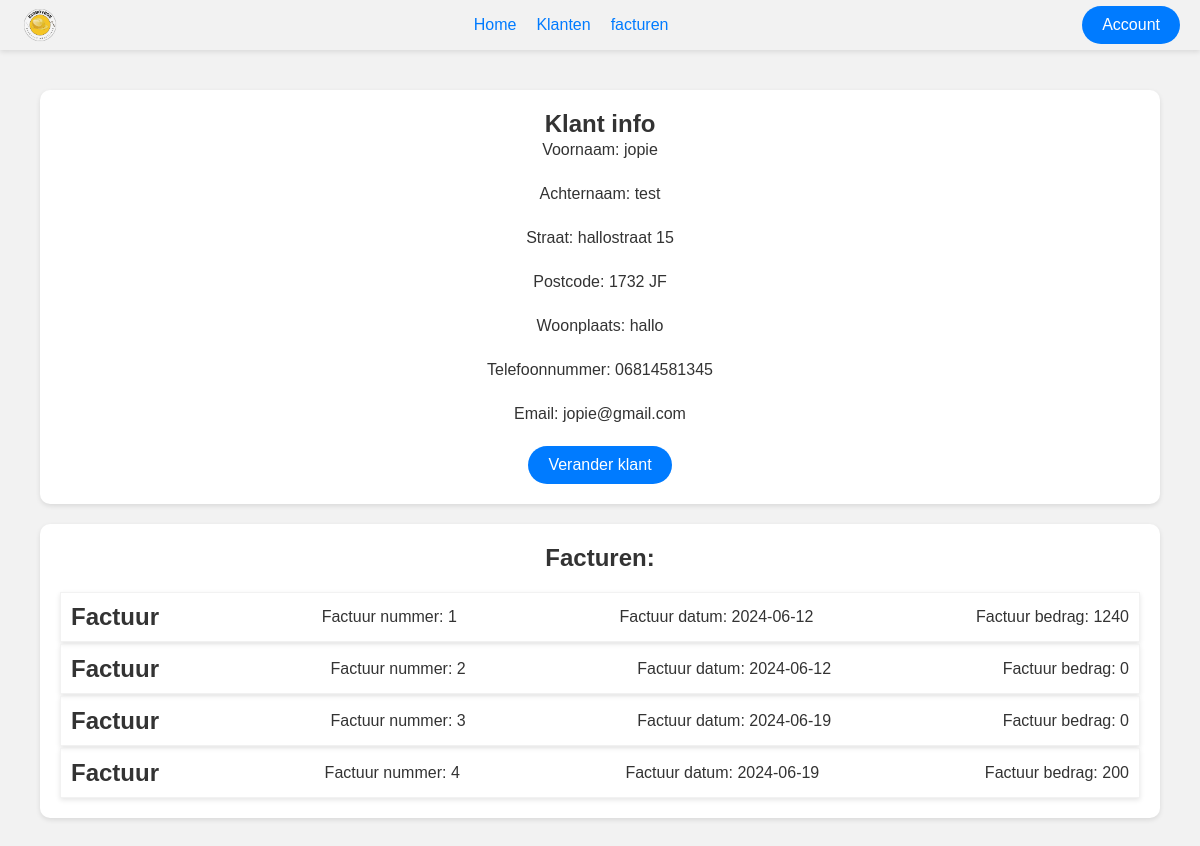
The app's page /Public/Klanten/klantInfo.php?id=1, older data.
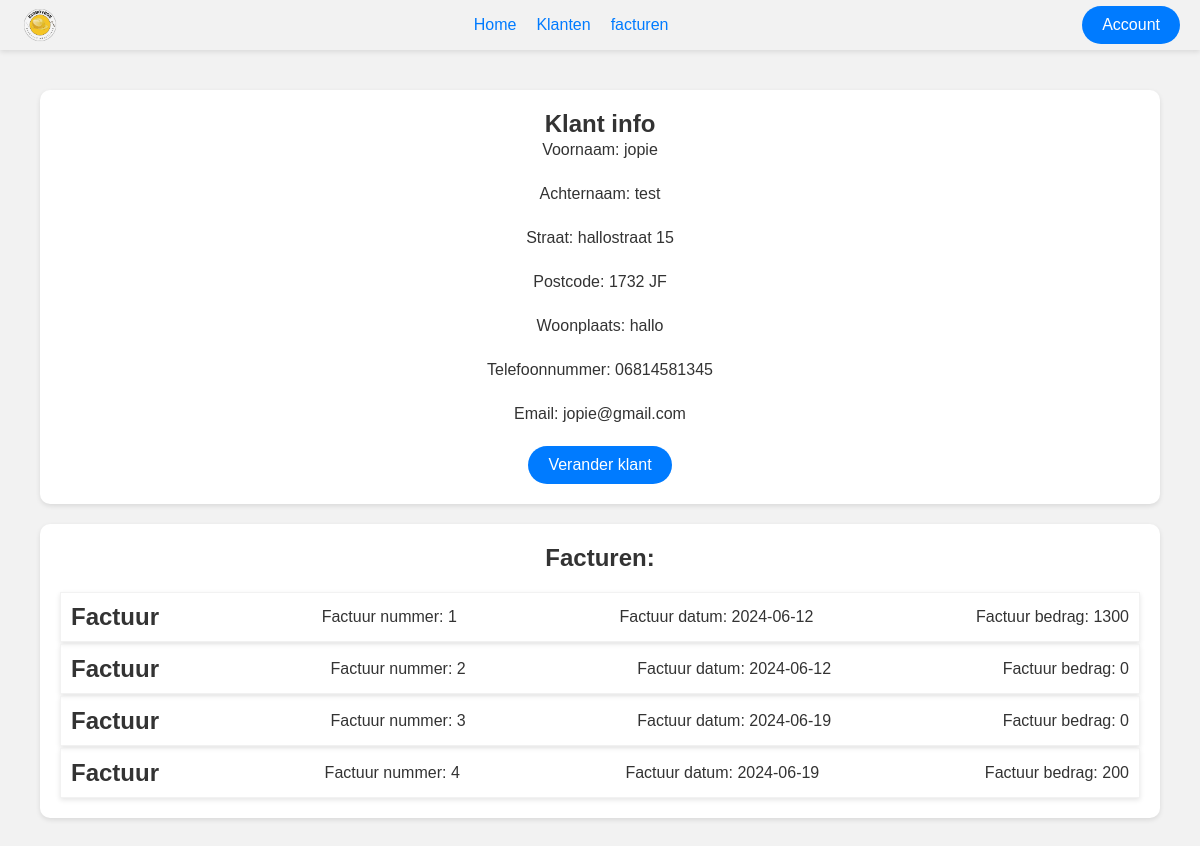
The same page, newer data.
### tables this page shows
CREATE TABLE `klant` (
  `klantId` int(255) NOT NULL,
  `voornaam` varchar(255) NOT NULL,
  `achternaam` varchar(255) NOT NULL,
  `email` varchar(255) DEFAULT NULL,
  `woonplaats` varchar(255) DEFAULT NULL,
  `straat` varchar(255) DEFAULT NULL,
  `postcode` varchar(255) DEFAULT NULL,
  `telefoonnummer` varchar(255) DEFAULT NULL
);

CREATE TABLE `factuur` (
  `factuur_id` int(11) NOT NULL,
  `klant_id` int(11) NOT NULL,
  `datum` varchar(32) NOT NULL,
  `totaal_bedrag` int(11) NOT NULL
);

### src/src/klanten.php (called while the page is built, shortened)
<?php
include('database.php');
class Klanten extends Database
{
    public function getKlant($id)
    {
        $query = "SELECT * FROM klant WHERE klantId = '$id';";
        return parent::voerQueryUit($query);
    }
}

### src/src/database.php (called while the page is built, shortened)
<?php
class Database
{
    private $connectie;
    public function __construct()
    {
        $this->connectie = new PDO("mysql:host=" . DB_HOST . ";dbname=" . DB_NAME, DB_USER, DB_PASS);
    }
    public function voerQueryUit($query)
    {
        if(str_contains($query, 'SELECT')){
            $result = $this->connectie->query($query);
            $rows = $result->fetchAll(PDO::FETCH_ASSOC);
            return $rows;
        }else{
            $result = $this->connectie->exec($query);
            return $result;
        }
    }
    public function sluitVerbinding()
    {
        $this->connectie = null;
    }
}

### src/src/factuur.php (called while the page is built, shortened)
<?php
require_once('database.php');
class Factuur extends Database {
    public function getAlleFactuur($klantId)
    {
        $query = "SELECT * FROM factuur WHERE klant_id = '$klantId';";
        return parent::voerQueryUit($query);
    }
}
?>

### Public/Klanten/klantInfo.php (the view, shortened to what this page needs)
<!DOCTYPE html>
<html lang="en">
<?php
include '../../src/src/klanten.php';
include '../../src/src/factuur.php';
$klant = new Klanten();
$factuur = new Factuur();
$klantInfo = $klant->getKlant($_GET['id']);
$facturen = $factuur->getAlleFactuur($_GET['id']);
?>
<head>
    <link rel="stylesheet" href="../../style/klantInfo.css">
</head>
<body>
    <nav class="navBar">
        <img src="../../img/BigBoyBobLogo.png" alt="BigBoyBobLogo">
        <ul>
            <li><a href="../Login/index.php">Home</a></li>
            <li><a href="../Klanten/index.php">Klanten</a></li>
            <li><a href="../Factuur/index.php">facturen</a></li>
        </ul>
        <a href="" class="accountButton">Account</a>
    </nav>
    <div class="container">
        <?php
        foreach ($klantInfo as $klant) {
            ?>
            <div class="klantInfo">
                <h2>Klant info</h2>
                <p>Voornaam: <?php echo $klant['voornaam']; ?></p>
                <p>Achternaam: <?php echo $klant['achternaam']; ?></p>
                <p>Straat: <?php echo $klant['straat']; ?></p>
                <p>Postcode: <?php echo $klant['postcode']; ?></p>
                <p>Woonplaats: <?php echo $klant['woonplaats']; ?></p>
                <p>Telefoonnummer: <?php echo $klant['telefoonnummer']; ?></p>
                <p>Email: <?php echo $klant['email']; ?></p>
                <button class="veranderKlant">Verander klant</button>
            </div>
            <div class="factuur">
                <h2>Facturen:</h2>
                <br>
                <?php
        }
        if (count($facturen) > 0) {
            foreach ($facturen as $factuur) {
                ?>
                    <div class="facturen">
                        <h2>Factuur</h2>
                        <p>Factuur nummer: <?php echo $factuur['factuur_id']; ?></p>
                        <p>Factuur datum: <?php echo $factuur['datum']; ?></p>
                        <p>Factuur bedrag: <?php echo $factuur['totaal_bedrag']; ?></p>
                    </div>
                    <?php
            }
                ?>
             <?php
        } else {
            ?>
            <p>Nog geen facturen</p>
            <?php
        }
        ?>
        </div>
    </div>
</body>
</html>

### style/klantInfo.css (style rules this page uses)
* { margin: 0; padding: 0; box-sizing: border-box; font-family: Arial, sans-serif; }
body { background-color: #f2f2f2; color: #333; }
.container { max-width: 1200px; margin: 0 auto; padding: 20px; }
.klantInfo p { font-size: 16px; line-height: 1.5; margin-bottom: 20px; }
a { color: #007bff; text-decoration: none; }

Row changes from the older to the newer data that the page shows:
changed factuur id 1: totaal_bedrag "1240" → "1300"
